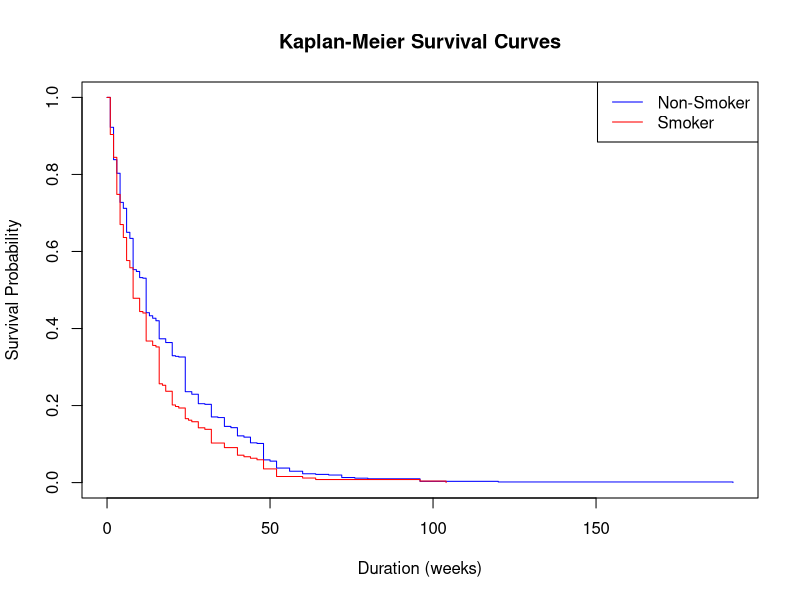

Generate this figure with R:
## ---- chunk 1
knitr::opts_chunk$set(echo = TRUE)
## ---- chunk 2
library(survival)
library(KMsurv)
data(bfeed)
head(bfeed)
## ---- chunk 3
data1 <- subset(bfeed, smoke == 1)
data0 <- subset(bfeed, smoke == 0)

fit1 <- survfit(Surv(duration, delta) ~ 1, data = data1)
fit0 <- survfit(Surv(duration, delta) ~ 1, data = data0)

plot(fit0, col = "blue", conf.int = FALSE, main = "Kaplan-Meier Survival Curves",
     xlab = "Duration (weeks)", ylab = "Survival Probability")
lines(fit1, col = "red", conf.int = FALSE)
legend("topright", legend = c("Non-Smoker", "Smoker"), col = c("blue", "red"), lty = 1)
## ---- chunk 4
fit_cox <- coxph(Surv(duration, delta) ~ as.factor(race) + poverty + smoke + 
                 alcohol + agemth + ybirth + yschool + pc3mth, data = bfeed)
summary(fit_cox)
## ---- chunk 5
fit_weibull <- survreg(Surv(duration, delta) ~ as.factor(race) + poverty + smoke + 
                       alcohol + agemth + ybirth + yschool + pc3mth, 
                       data = bfeed, dist = "weibull")
fit_loglogistic <- survreg(Surv(duration, delta) ~ as.factor(race) + poverty + smoke + 
                           alcohol + agemth + ybirth + yschool + pc3mth, 
                           data = bfeed, dist = "loglogistic")
fit_lognormal <- survreg(Surv(duration, delta) ~ as.factor(race) + poverty + smoke + 
                          alcohol + agemth + ybirth + yschool + pc3mth, 
                          data = bfeed, dist = "lognormal")

list(weibull = logLik(fit_weibull), loglogistic = logLik(fit_loglogistic), lognormal = logLik(fit_lognormal))
